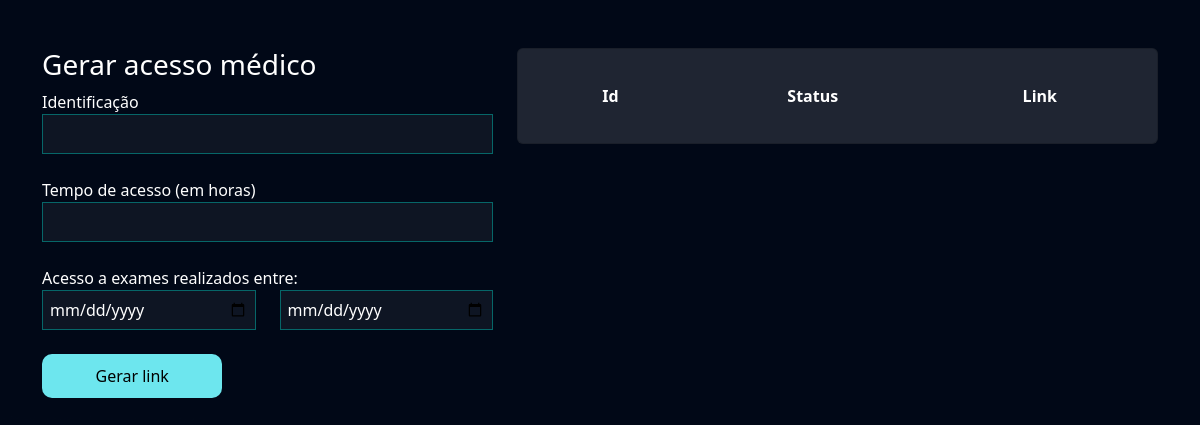
Before: /exames/gerar_acesso_medico/ (signed in) with the older database file.
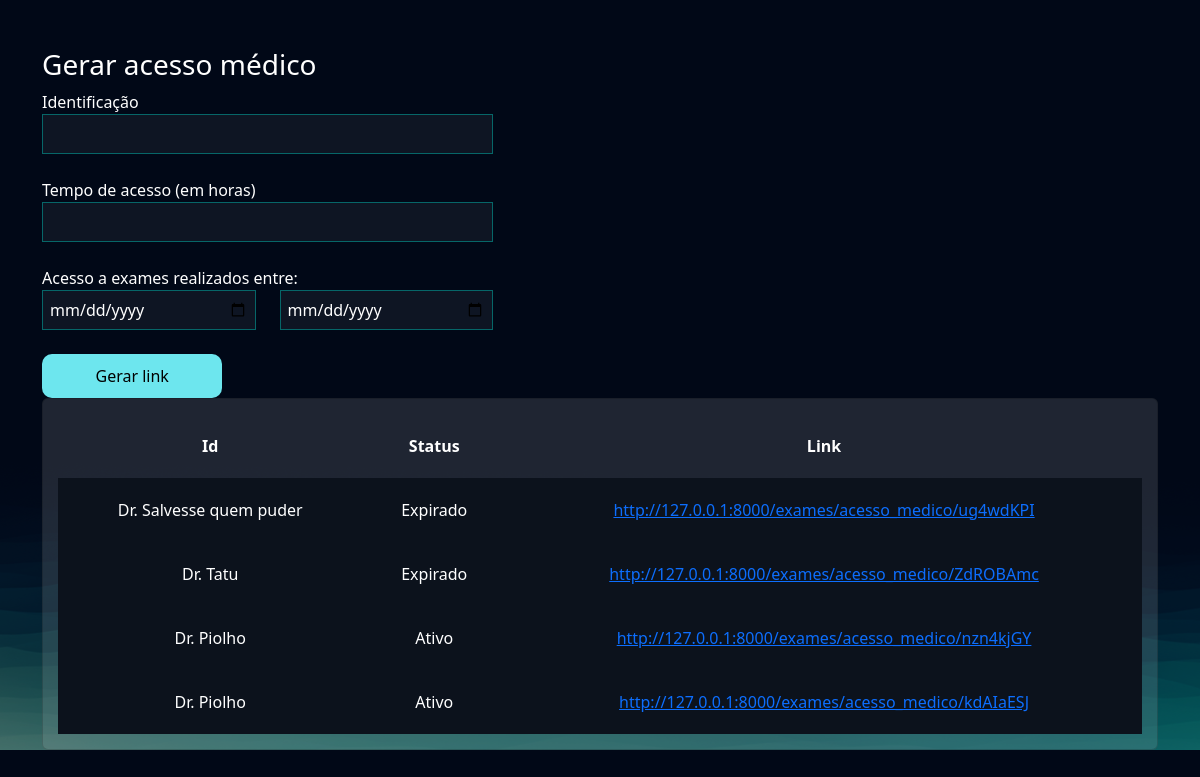
After: the same page with the newer database file.
### exames/models.py (models this page shows, shortened)
class AcessoMedico(models.Model):
    usuario = models.ForeignKey(User, on_delete=models.DO_NOTHING)
    identificacao = models.CharField(max_length=50)
    tempo_de_acesso = models.IntegerField() # Em horas
    criado_em = models.DateTimeField()
    data_exames_iniciais = models.DateField()
    data_exames_finais = models.DateField()
    token = models.CharField(max_length=20, null=True, blank=True)
    @property
    def status(self):
        return 'Expirado' if timezone.now() > (self.criado_em + timedelta(hours=self.tempo_de_acesso)) else 'Ativo'
    @property
    def url(self):
        return f'http://127.0.0.1:8000/exames/acesso_medico/{self.token}'

### exames/views.py (the view, shortened to what this page needs)
# urls.py: path("gerar_acesso_medico/", views.gerar_acesso_medico, name="gerar_acesso_medico"),
@login_required
def gerar_acesso_medico(request):
    if request.method == "GET":
        acessos_medico = AcessoMedico.objects.filter(usuario=request.user)
        return render(request, 'gerar_acesso_medico.html', {'acessos_medico':acessos_medico})

### exames/templates/gerar_acesso_medico.html (shortened to what this page needs)
{% extends "bases/base.html" %}
{% load static %}
{% block 'head' %}
    <link href="{% static 'exames/css/css.css' %}" rel="stylesheet">
    <link href="{% static 'exames/css/gerenciar_pedidos.css' %}" rel="stylesheet">
{% endblock 'head' %}
{% block 'conteudo' %}
    <br>
    <br>
    <div class="container">
        <div class="row">
            <div class="col-md-5">
                <h3>Gerar acesso médico</h3>
                <form action="{% url "gerar_acesso_medico" %}" method="POST">{% csrf_token %}
                    <label for="">Identificação</label>
                    <br>
                    <input style="width: 100%" type="text" name="identificacao" id="" class="input-default">
                    <br>
                    <br>
                    <label for="">Tempo de acesso (em horas)</label>
                    <br>
                    <input style="width: 100%" type="number" name="tempo_de_acesso" id="" class="input-default">
                    <br>
                    <br>
                    <div class="row">
                        <label for="">Acesso a exames realizados entre:</label>
                        <div class="col-md">
                            <input style="width: 100%" type="date" name="data_exame_inicial" id="" class="input-default">
                        </div>
                        <div class="col-md">
                            <input style="width: 100%" type="date" name="data_exame_final" id="" class="input-default">
                            <br>
                            <br>
                        </div>
                    </div>
                    <input style="width: 40%" type="submit" class="btn-default" value="Gerar link">
                </form>
            </div>
            <div class="col-md">
                <div class="card">
                    <table style="text-align: center">
                        <tr>
                          <th>Id</th>
                          <th>Status</th>
                          <th>Link</th>
                        </tr>
                        {% for acesso in acessos_medico %}
                            <tr class="linha-tabela">
                                <td>{{acesso.identificacao}}</td>
                                <td>{{acesso.status}}</td>
                                <td><a href="{{acesso.url}}">{{acesso.url}}</a></td>
                            </tr>
                        {% endfor %}
                    </table>
                </div>
            </div>
        </div>
    </div>
{% endblock 'conteudo' %}

Changed rows visible on the page:
added AcessoMedico: identificacao "Dr. Salvesse quem puder", status "Expirado", url "http://127.0.0.1:8000/exames/acesso_medico/ug4wdKPI"
added AcessoMedico: identificacao "Dr. Tatu", status "Expirado", url "http://127.0.0.1:8000/exames/acesso_medico/ZdROBAmc"
added AcessoMedico: identificacao "Dr. Piolho", status "Ativo", url "http://127.0.0.1:8000/exames/acesso_medico/nzn4kjGY"
added AcessoMedico: identificacao "Dr. Piolho", status "Ativo", url "http://127.0.0.1:8000/exames/acesso_medico/kdAIaESJ"
